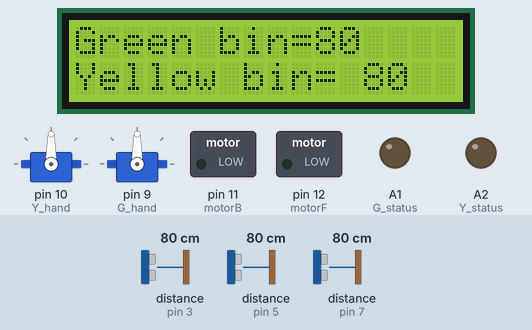
A sketch run on a simulated Arduino Uno, built with avr-gcc and run on an emulated ATmega328P. Parts: 2 × servo, 16×2 character LCD, switched loads named in the sketch (green lamp = pin HIGH), output pins drawn as LEDs (lit = HIGH). Wiring (inferred from the names in the program): 3 × ultrasonic range finder: trigger pin 2, echo pin 3 / trigger pin 4, echo pin 5 / trigger pin 6, echo pin 7. The test bench sets the inputs (shaded band); at power-on: distance to the obstacle (sensors on pin 5, pin 3, pin 7) 80 cm. The echo pulse lasts 58.3 µs per cm; pins used as bus, display or sensor lines are not drawn; what the sketch prints to the serial monitor is not drawn.

Above: at 4.2 s.
4.3 s: distance to the obstacle (sensor on pin 5) set to 8 cm
At 5.7 s:
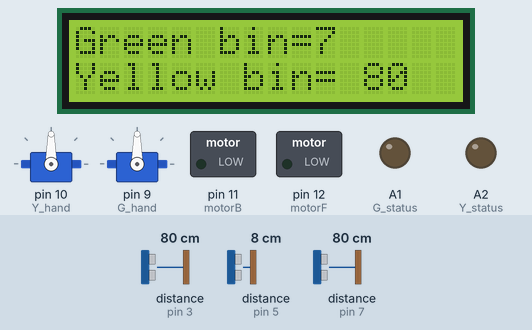
7.4 s: distance to the obstacle (sensor on pin 5) set to 5 cm
At 9.4 s:
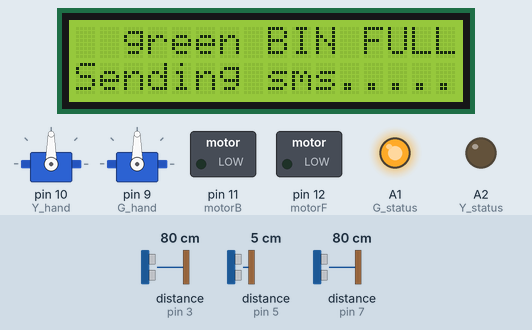
Timing chart, 0 to 15.1 s (numbered marks = the images above; inputs shaded):
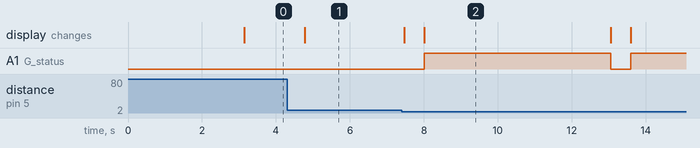

Measured:
- the behaviour switches between 7 and 6 cm on distance to the obstacle (sensor on pin 5) (found by bisection; images 1 and 2)
- after the input at 4.3 s, the display: changes after 0.47 s (image 1)
- after the input at 7.4 s, A1 (G_status): LOW → HIGH after 0.61 s, → LOW 5.0 s later, → HIGH 0.54 s later; the display: first changes after 0.07 s (image 2 shows a later state)

The sketch:

Automatic_code.ino
```cpp
#include <Wire.h>
#include <LiquidCrystal_I2C.h>
LiquidCrystal_I2C lcd(0x27, 16, 2);
const int trigger_front = 2; // front ultrasonic sensor
const int echo_front = 3; // front ultrasonic sensor
long distance_front;
///////////////////////////////////////////////////
const int trigger_green = 4; // front ultrasonic sensor
const int echo_green = 5; // front ultrasonic sensor
long distance_green;
/////////////////////////////////////////////////
const int trigger_yellow = 6; // front ultrasonic sensor
const int echo_yellow = 7; // front ultrasonic sensor
long distance_yellow;
const int SoilSensor = A0;
int vout = 0;
const int motorF = 12;
const int motorB = 11;
int motor_flag = 0;
const int G_status = A1;
const int Y_status = A2;

///////////////////////////////////////////////////
#include <Servo.h>
Servo G_hand;
Servo Y_hand;
int pos_G = 90;
int pos_Y =90;

void setup()
{
  Serial.begin(9600);
  Y_hand.attach(10);
  G_hand.attach(9);
  pinMode(trigger_front, OUTPUT);
  pinMode(echo_front, INPUT);
  pinMode(trigger_green, OUTPUT);
  pinMode(echo_green, INPUT);
  pinMode(trigger_yellow, OUTPUT);
  pinMode(echo_yellow, INPUT);
  pinMode(motorF, OUTPUT);
  pinMode(motorB, OUTPUT);
  pinMode(G_status , OUTPUT);
  pinMode(Y_status , OUTPUT);
  pinMode(SoilSensor, INPUT);
  digitalWrite(motorF, LOW);
  digitalWrite(motorB, LOW);
  digitalWrite(G_status, LOW);
  digitalWrite(Y_status, LOW);

  lcd.init();
  lcd.backlight();
  lcd.clear();
  lcd.setCursor(0,0);
  lcd.print("   IOT BASED.   ");
  lcd.setCursor(0,1);
  lcd.print("  SMART DUSTBIN  ");
  delay(3000);
}
void check_distance_front()
{
  long dis;
  digitalWrite(trigger_front, LOW);
  delayMicroseconds(2);
  digitalWrite(trigger_front, HIGH);
  delayMicroseconds(5);
  digitalWrite(trigger_front, LOW);
  dis = pulseIn(echo_front, HIGH);
  distance_front = dis/29/2;
  Serial.print("distance front:");
  Serial.println(distance_front);

}
void check_distance_green()
{
  long dis;
  digitalWrite(trigger_green, LOW);
  delayMicroseconds(2);
  digitalWrite(trigger_green, HIGH);
  delayMicroseconds(5);
  digitalWrite(trigger_green, LOW);
  dis = pulseIn(echo_green, HIGH);
  distance_green = dis/29/2;
  Serial.print("distance green:");
  Serial.println(distance_green);
}

void check_distance_yellow()
{
  long dis;
  digitalWrite(trigger_yellow, LOW);
  delayMicroseconds(2);
  digitalWrite(trigger_yellow, HIGH);
  delayMicroseconds(5);
  digitalWrite(trigger_yellow, LOW);
  dis = pulseIn(echo_yellow, HIGH);
  distance_yellow = dis/29/2;
  Serial.print("distance yellow:");
  Serial.println(distance_yellow);
}

void loop()
{
  check_distance_front();
  check_distance_green();
  check_distance_yellow();
  lcd.clear();
  lcd.setCursor(0,0);
  lcd.print("Green bin=");
  lcd.print(distance_green);
  lcd.setCursor(0,1);
  lcd.print("Yellow bin= ");
  lcd.print(distance_yellow);
  digitalWrite(G_status, LOW);
  digitalWrite(Y_status, LOW);
  delay(500);
  if(distance_front <=15)
  {
    Serial.println("GOT IT");
    //open_door();
    vout = analogRead(SoilSensor);
    Serial.println(vout);
    if (vout > 800) // green
    {
      Y_hand.write(5);
      delay(1000);
      digitalWrite(motorF, HIGH);
      digitalWrite(motorB, LOW);
      delay(1000);
      digitalWrite(motorF, LOW);
      digitalWrite(motorB, LOW);
      delay(1000);

      digitalWrite(motorF, LOW);
      digitalWrite(motorB, HIGH);
      delay(1000);
      digitalWrite(motorF, LOW);
      digitalWrite(motorB, LOW);
      delay(1000);
      Y_hand.write(90);
       delay(1000);

    }
    else  // yellow
    {
       G_hand.write(90);
       delay(1000);
      digitalWrite(motorF, LOW);
      digitalWrite(motorB, HIGH);
      delay(1000);
      digitalWrite(motorF, LOW);
      digitalWrite(motorB, LOW);
      delay(1000);

      digitalWrite(motorF, HIGH);
      digitalWrite(motorB, LOW);
      delay(1000);
      digitalWrite(motorF, LOW);
      digitalWrite(motorB, LOW);
      delay(1000);
       G_hand.write(5);
      delay(1000);
      }
  }
  else if(distance_green <=5)
  {
      lcd.clear();
      lcd.setCursor(0, 0);
      lcd.print("  green BIN FULL  ");
      lcd.setCursor(0, 1);
      lcd.print("Sending sms.......");
      digitalWrite(G_status, HIGH);
      delay(5000);
  }
    else if(distance_yellow <=5)
  {
      lcd.clear();
      lcd.setCursor(0, 0);
      lcd.print("  yellow BIN FULL  ");
      lcd.setCursor(0, 1);
      lcd.print("Sending sms.......");
      digitalWrite(Y_status, HIGH);
      delay(5000);
  }


}
```
